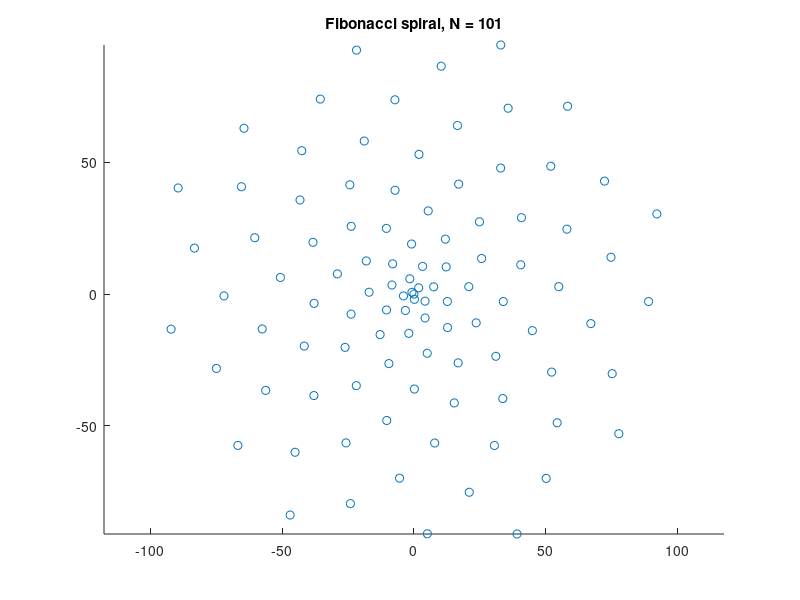

The MATLAB source for this figure:
function fibonacci_spiral ( n )

%*****************************************************************************80
%
%% fibonacci_spiral() draws points on a Fibonacci spiral.
%
%  Licensing:
%
%    This code is distributed under the MIT license.
%
%  Modified:
%
%    06 June 2022
%
%  Author:
%
%    John Burkardt
%
%  Input:
%
%    integer N, the number of points to plot.
%    Default is 101.
%
  if ( nargin < 1 )
    n = 101;
  end
%
%  PHI is the golden ratio, the limit of the ratio of
%  successive Fibonacci numbers:  
%
%    PHI = limit ( N->oo ) F(N+1)/F(N)
%
  phi = ( 1.0 + sqrt ( 5.0 ) ) / 2.0;
%
%  Allocate storage for the data.
%
  x = zeros ( n, 1 );
  y = zeros ( n, 1 );
%
%  Set the angle and radius of the first point.
%
  a = 0.0;
  r = 0.0;
%
%  Set the increments.
%
  da = 2.0 * pi * ( phi - 1.0 ) / phi;
  dr = 1.0;
%
%  Create a spiral in which the radius R and angle A both
%  increase by a constant increment,
%
  for i = 1 : n
    x(i) = r * cos ( a );
    y(i) = r * sin ( a );
    a = mod ( a + da, 2 * pi );
    r = r + dr;
  end
%
%  Display the data in a scatter plot.
%
  figure ( );
  clf ( );
  scatter ( x, y, 'b.' );
  axis ( 'equal' );
  title ( sprintf ( 'Fibonacci spiral, N = %d', n ) );
  filename = sprintf ( 'spiral_%d.png', n );
  print ( '-dpng', filename );
  fprintf ( 1, '  Graphics saved as "', filename, '"' );

  return
end
